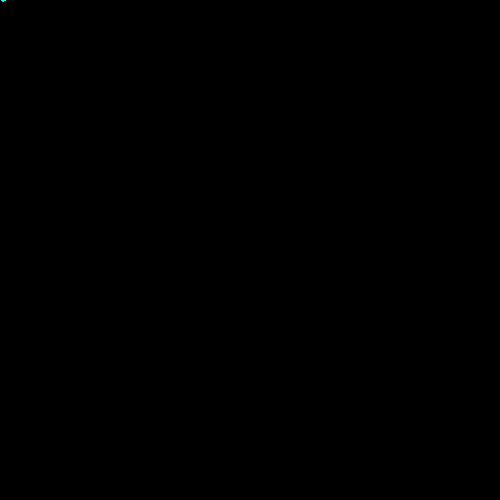
Frame 1 (no input)
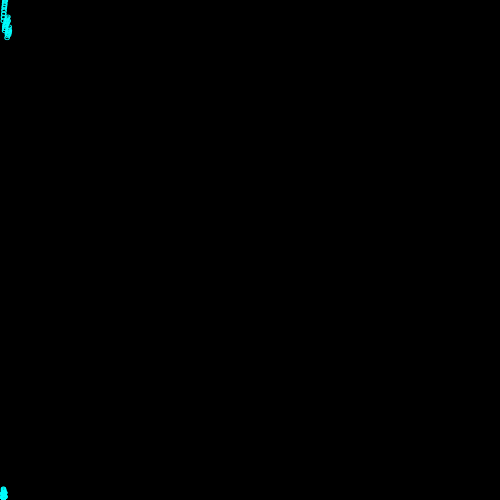
Frame 60 (no input)
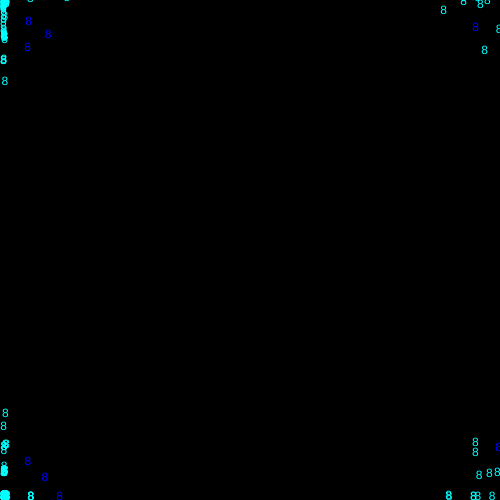
Frame 120 (the mouse pressed at the canvas centre since frame 60)

The p5.js sketch that drew these frames (run headless with seeded random() and noise() and a simulated clock; from frame 60 on, the mouse is pressed at the canvas centre):

// p5.js sketch
// ── sketch.js
// https://editor.p5js.org/jht9629-nyu/sketches/q0dayD41M
// matt-parker-09_21-Crowd
// https://github.com/madparker/-p5t/blob/main/%23p5t/ArtSketch/09_21_2020/Crowd/Crowd.pde
// #p5t/ArtSketch/09_21_2020/Crowd/Crowd.pde

class P {
  constructor() {
    this.x = 0;
    this.y = 0;
    this.u = i;
    this.s = Math.trunc(i / 9); // Java int division
  }

  d() {
    for (const o of p)
      if (dist(o.x, o.y, this.x, this.y) < 23) {
        n++;
        this.s += (this.x - o.x) / 7;
        this.u += (this.y - o.y) / 7;
      }
    fill(0, (n - 1) * c, c);
    this.x += this.s / n + c;
    this.y += this.u / n + c;
    text(8, (this.x %= c), (this.y %= c));
    this.s = this.u = n = 0;
  }
}

let i = 0,
  c = 500,
  n = 0;
let p = new Array(c);

function setup() {
  createCanvas(500, 500);
}

function draw() {
  while (i < c) p[i++] = new P();
  background(0); // clear()
  for (const o of p) o.d();
}

// ---- Original Processing source: #p5t/ArtSketch/09_21_2020/Crowd/Crowd.pde
/*
void setup(){size(500,500);}class P{float x,y,u=i,s=i/9;void d(){for(P o:p)if(dist(o.x,o.y,x,y)<23){n++;s+=(x-o.x)/7;u+=(y-o.y)/7;}fill(0,(n-1)*c,c);x+=s/n+c;y+=u/n+c;text(8,x%=c,y%=c);s=u=n=0;}};int i,c=500,n;P[] p=new P[c];void draw(){frame.setSize(c,c);while(i<c)p[i++]=new P();clear();for(P o:p)o.d();}
*/
